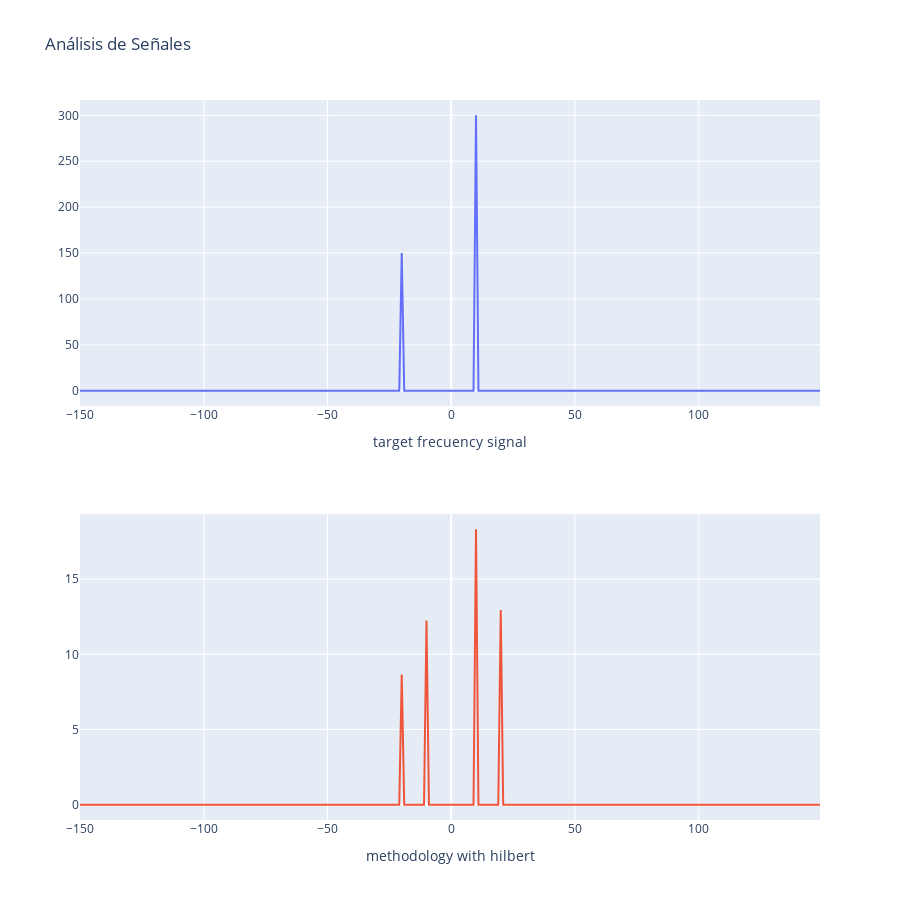

Notebook cell for this chart:
### Code cell
fig = make_subplots(rows=2, cols=1)
fig.add_trace(
    go.Scatter(x= srvfreq,y=np.abs(fftscv), mode='lines', name='target signal'),
    row=1, col=1
)
fig.add_trace(
    go.Scatter(x=srvfreq,y=np.abs(np.sqrt(fftanaliticalsrv)), mode='lines', name='frft transform with alpha aprox 1'),
    row=2, col=1
)

fig.update_layout(
    title_text="Análisis de Señales",
    height=900,  # Ajusta la altura si es necesario
    showlegend=False
)
fig.update_xaxes(title_text="target frecuency signal", row=1, col=1)
fig.update_xaxes(title_text="methodology with hilbert ", row=2, col=1)
fig.show()

### Figure 1 — Plotly figure (JSON) as saved in the notebook; plotly's stock layout.template omitted (floating-point values rounded to 4 significant figures; data arrays with more than 128 entries replaced by an {"elided": "..."} marker saying what was removed)
{"data": [{"mode": "lines", "name": "target signal", "type": "scatter", "x": {"elided": "300 int values"}, "xaxis": "x", "y": {"elided": "300 float values"}, "yaxis": "y"}, {"mode": "lines", "name": "frft transform with alpha aprox 1", "type": "scatter", "x": {"elided": "300 int values"}, "xaxis": "x2", "y": {"elided": "300 float values"}, "yaxis": "y2"}], "layout": {"height": 900, "showlegend": false, "title": {"text": "Análisis de Señales"}, "xaxis": {"anchor": "y", "domain": [0, 1], "title": {"text": "target frecuency signal"}}, "xaxis2": {"anchor": "y2", "domain": [0, 1], "title": {"text": "methodology with hilbert "}}, "yaxis": {"anchor": "x", "domain": [0.575, 1]}, "yaxis2": {"anchor": "x2", "domain": [0, 0.425]}}}
